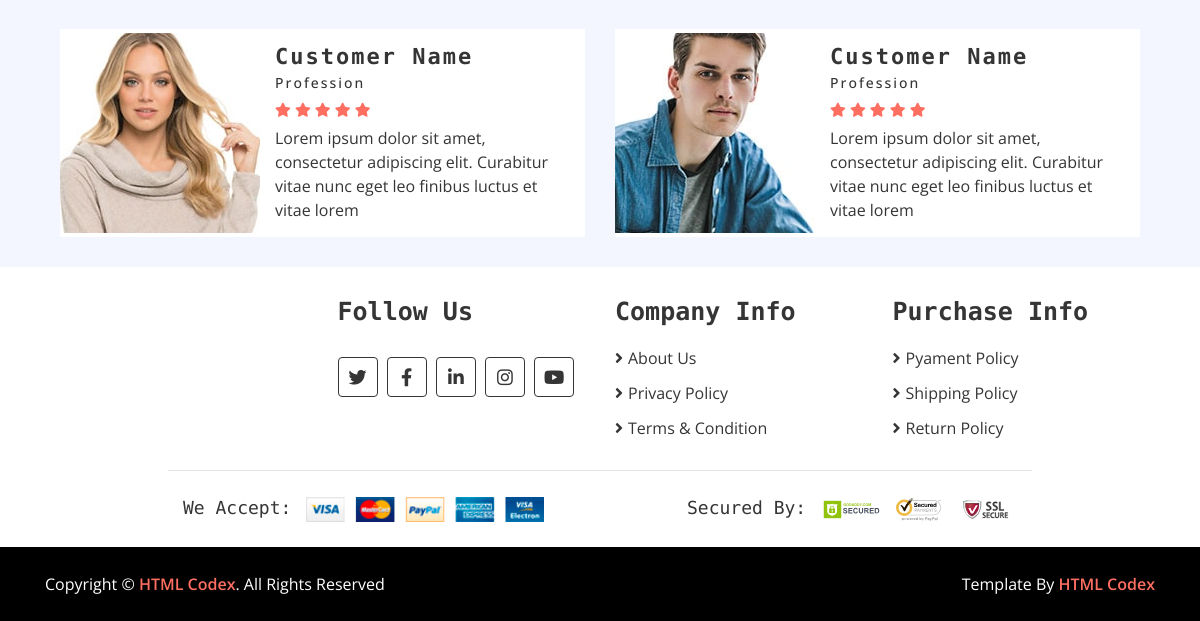
The page / (signed in, lower part) on the database as committed earlier.
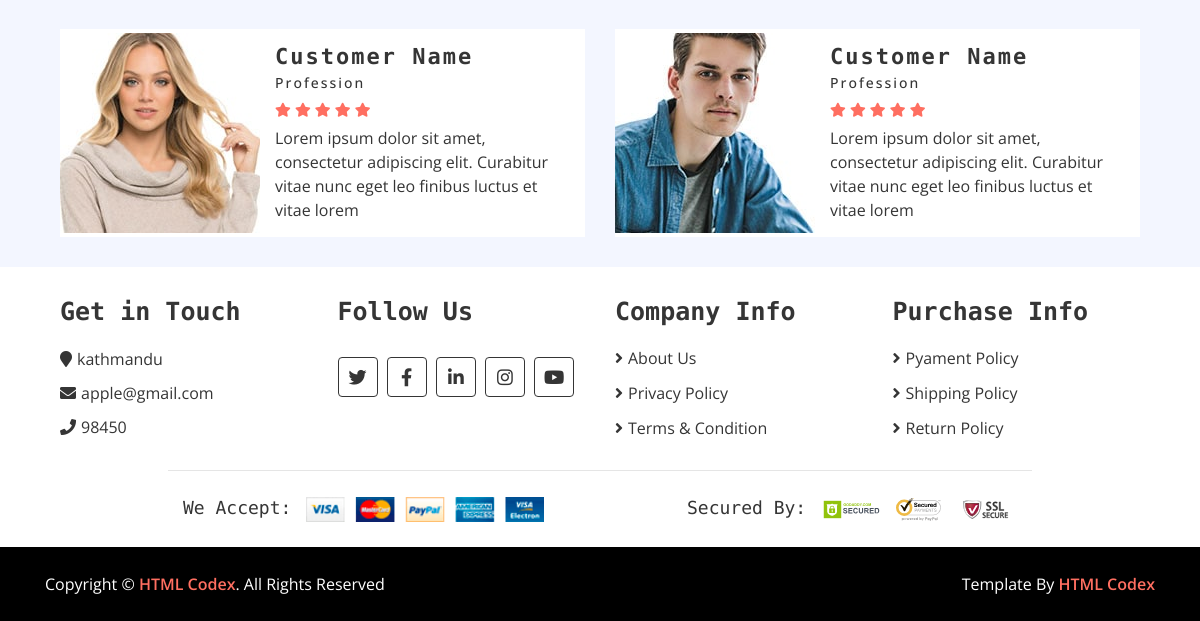
The same page on the database as committed later.
### home/models.py (models this page shows, shortened)
class Information(models.Model):
    address = models.CharField(max_length=500)
    email = models.EmailField(max_length=300)
    phone = models.CharField(max_length=20)

### home/views.py (the view)
# urls.py: path('', HomeView.as_view(), name='home'),
class HomeView(Base):
    def get(self,request):
        self.views
        self.views['cart_no'] = count_cart(request)
        self.views['ads'] = Ad.objects.all()
        self.views['sliders'] = Slider.objects.all()
        self.views['hots'] = Product.objects.filter(labels = 'hot')
        self.views['news'] = Product.objects.filter(labels='new')
        self.views['sale'] = Product.objects.filter(labels='sale')
        self.views['informations'] = Information.objects.all()
        return render(request,'index.html',self.views)

### home/views.py (called while the page is built)
def count_cart(request):
    username = request.user.username
    cart_number = Cart.objects.filter( username=username, checkout=False).count()
    return cart_number

### templates/index.html (shortened to what this page needs)
{% extends 'base.html' %}
{% load static %}
{% block content %}
        <div class="recent-product product">
        </div>
        <div class="review">
            <div class="container-fluid">
                <div class="row align-items-center review-slider normal-slider">
                    <div class="col-md-6">
                        <div class="review-slider-item">
                            <div class="review-img">
                                <img src="img/review-1.jpg" alt="Image">
                            </div>
                            <div class="review-text">
                                <h2>Customer Name</h2>
                                <h3>Profession</h3>
                                <div class="ratting">
                                    <i class="fa fa-star"></i>
                                    <i class="fa fa-star"></i>
                                    <i class="fa fa-star"></i>
                                    <i class="fa fa-star"></i>
                                    <i class="fa fa-star"></i>
                                </div>
                                <p>
                                    Lorem ipsum dolor sit amet, consectetur adipiscing elit. Curabitur vitae nunc eget leo finibus luctus et vitae lorem
                                </p>
                            </div>
                        </div>
                    </div>
                    <div class="col-md-6">
                        <div class="review-slider-item">
                            <div class="review-img">
                                <img src="img/review-2.jpg" alt="Image">
                            </div>
                            <div class="review-text">
                                <h2>Customer Name</h2>
                                <h3>Profession</h3>
                                <div class="ratting">
                                    <i class="fa fa-star"></i>
                                    <i class="fa fa-star"></i>
                                    <i class="fa fa-star"></i>
                                    <i class="fa fa-star"></i>
                                    <i class="fa fa-star"></i>
                                </div>
                                <p>
                                    Lorem ipsum dolor sit amet, consectetur adipiscing elit. Curabitur vitae nunc eget leo finibus luctus et vitae lorem
                                </p>
                            </div>
                        </div>
                    </div>
                </div>
            </div>
        </div>
{% endblock %}

### templates/base.html (shortened to what the changed rows need)
<!DOCTYPE html>
{% load static %}
<html lang="en">
    <head>
        <link href="https://stackpath.bootstrapcdn.com/bootstrap/4.4.1/css/bootstrap.min.css" rel="stylesheet">
        <link href="https://cdnjs.cloudflare.com/ajax/libs/font-awesome/5.10.0/css/all.min.css" rel="stylesheet">
        <link href="{% static 'lib/slick/slick.css' %}" rel="stylesheet">
        <link href="{% static 'lib/slick/slick-theme.css' %}" rel="stylesheet">
        <link href="{% static 'css/style.css' %}" rel="stylesheet">
    </head>
    <body>
{% block content %}
{% endblock %}
        <div class="footer">
            <div class="container-fluid">
                <div class="row">
                    <div class="col-lg-3 col-md-6">
                        {% for information in informations %}
                        <div class="footer-widget">
                            <h2>Get in Touch</h2>
                            <div class="contact-info">
                                <p><i class="fa fa-map-marker"></i>{{information.address}}</p>
                                <p><i class="fa fa-envelope"></i>{{information.email}}</p>
                                <p><i class="fa fa-phone"></i>{{information.phone}}</p>
                            </div>
                        </div>
                        {% endfor %}
                    </div>
                    <div class="col-lg-3 col-md-6">
                        <div class="footer-widget">
                            <h2>Follow Us</h2>
                        </div>
                    </div>
                    <div class="col-lg-3 col-md-6">
                        <div class="footer-widget">
                            <h2>Company Info</h2>
                        </div>
                    </div>
                    <div class="col-lg-3 col-md-6">
                        <div class="footer-widget">
                            <h2>Purchase Info</h2>
                        </div>
                    </div>
                </div>
                <div class="row payment align-items-center">
                    <div class="col-md-6">
                        <div class="payment-method">
                            <h2>We Accept:</h2>
                        </div>
                    </div>
                    <div class="col-md-6">
                        <div class="payment-security">
                            <h2>Secured By:</h2>
                        </div>
                    </div>
                </div>
            </div>
        </div>
    </body>
</html>

Rows that differ between the two databases and show on the page:
added Information: address "kathmandu", email "apple@gmail.com", phone "98450"
